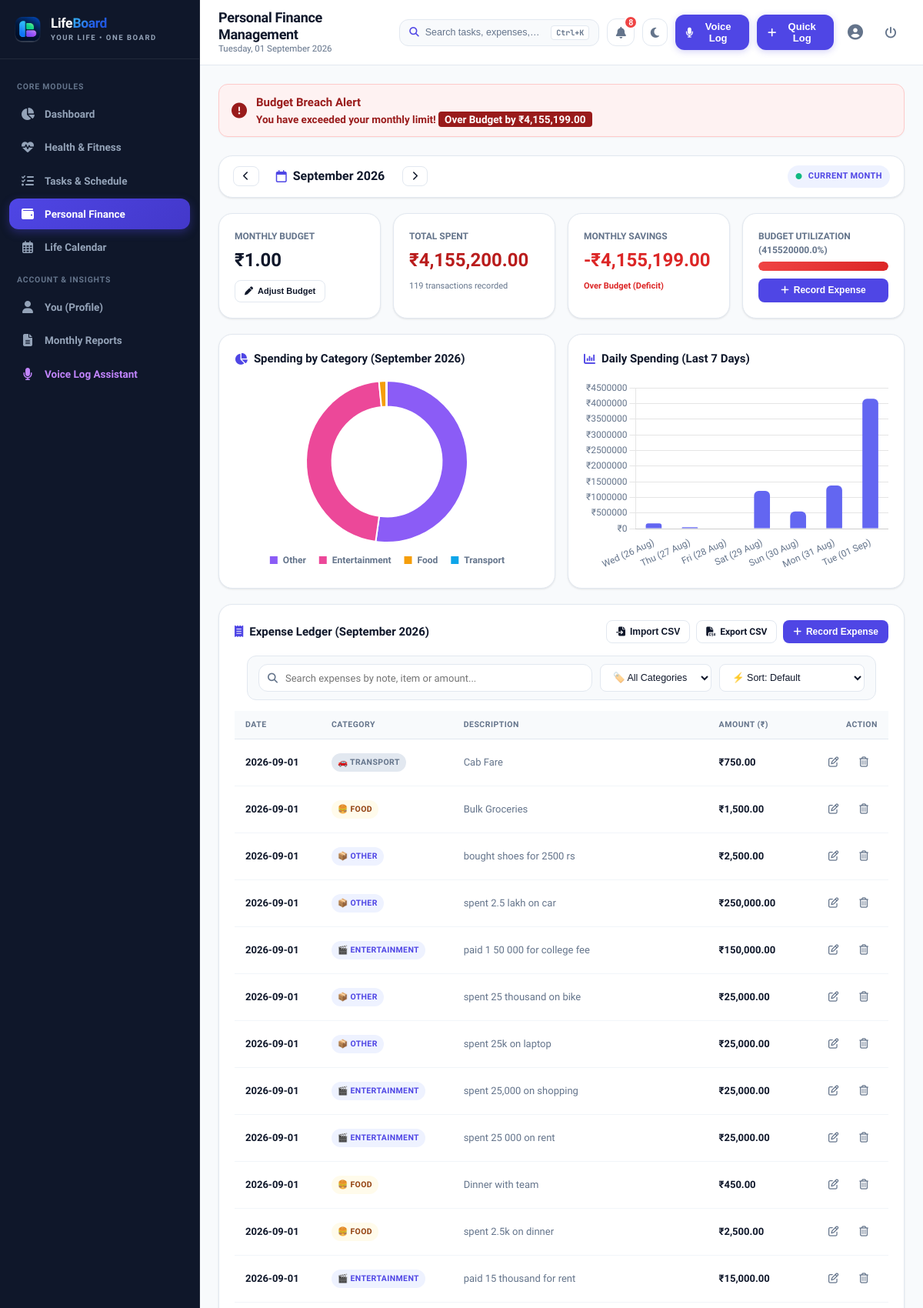
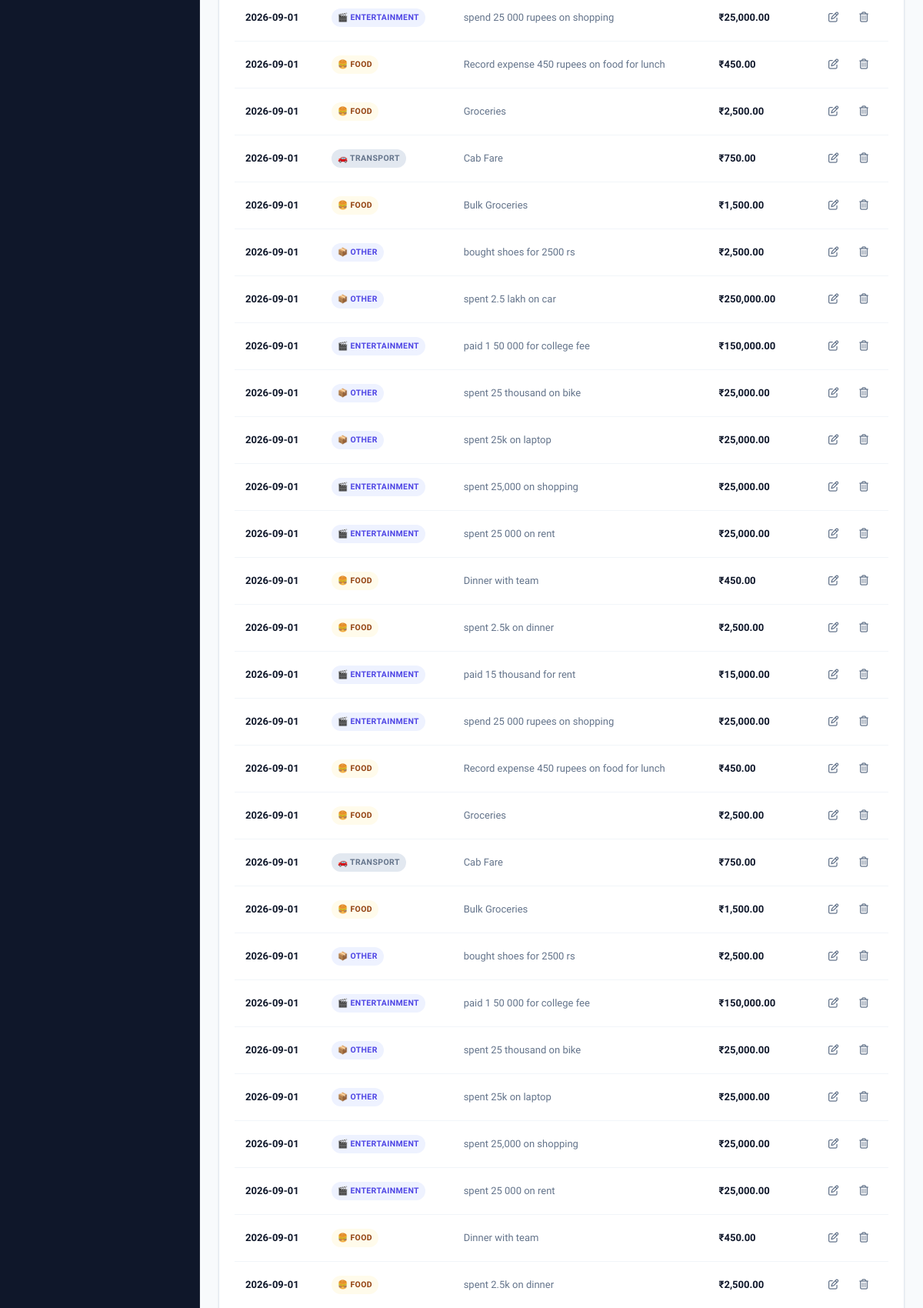
Page /finance (signed in, upper part) on the committed database (2 pictures, top to bottom).
### tables this page shows
CREATE TABLE budget (
        budget_id INTEGER PRIMARY KEY AUTOINCREMENT,
        user_id INTEGER NOT NULL,
        category VARCHAR(50) DEFAULT 'Overall',
        monthly_limit REAL NOT NULL CHECK (monthly_limit >= 0),
        month INTEGER NOT NULL CHECK (month BETWEEN 1 AND 12),
        year INTEGER NOT NULL,
        created_at DATETIME DEFAULT CURRENT_TIMESTAMP,
        UNIQUE(user_id, month, year, category),
        FOREIGN KEY (user_id) REFERENCES users(user_id) ON DELETE CASCADE
    );

CREATE TABLE expense_log (
        expense_id INTEGER PRIMARY KEY AUTOINCREMENT,
        user_id INTEGER NOT NULL,
        amount REAL NOT NULL CHECK (amount > 0),
        category VARCHAR(50) NOT NULL CHECK (category IN ('Food', 'Transport', 'Health', 'Entertainment', 'Other')),
        description TEXT,
        expense_date DATE NOT NULL,
        created_at DATETIME DEFAULT CURRENT_TIMESTAMP,
        FOREIGN KEY (user_id) REFERENCES users(user_id) ON DELETE CASCADE
    );

### app.py (the view)
@app.route('/finance')
@login_required
def finance():
    user_id = session['user_id']
    today = date.today()
    try:
        month = int(request.args.get('month', today.month))
        year = int(request.args.get('year', today.year))
        if month < 1 or month > 12:
            month = today.month
        if year < 2000 or year > 2100:
            year = today.year
    except ValueError:
        month = today.month
        year = today.year
    if month == 1:
        prev_month = 12
        prev_year = year - 1
    else:
        prev_month = month - 1
        prev_year = year
    if month == 12:
        next_month = 1
        next_year = year + 1
    else:
        next_month = month + 1
        next_year = year
    is_current_month = (month == today.month and year == today.year)
    selected_date = datetime(year, month, 1)
    month_name = selected_date.strftime('%B %Y')
    fin_summary = models.get_financial_summary(user_id, month, year)
    expenses = models.get_user_expenses(user_id, month, year, limit=100)
    category_chart = models.get_category_spending_chart_data(user_id, month, year)
    daily_chart = models.get_7day_spending_chart_data(user_id)
    return render_template('finance/index.html',
                           summary=fin_summary,
                           expenses=expenses,
                           category_chart=category_chart,
                           daily_chart=daily_chart,
                           categories=models.EXPENSE_CATEGORIES,
                           selected_month=month,
                           selected_year=year,
                           month_name=month_name,
                           prev_month=prev_month,
                           prev_year=prev_year,
                           next_month=next_month,
                           next_year=next_year,
                           is_current_month=is_current_month,
                           current_month=today.month,
                           current_year=today.year,
                           today_str=today.strftime('%Y-%m-%d'))

### app.py (called while the page is built)
def login_required(f):
    @wraps(f)
    def decorated_function(*args, **kwargs):
        if 'user_id' not in session:
            flash('Please log in to access this page.', 'warning')
            return redirect(url_for('login', next=request.path))
        return f(*args, **kwargs)
    return decorated_function

@app.after_request
def add_security_headers(response):
    response.headers['Cache-Control'] = 'no-cache, no-store, must-revalidate, max-age=0'
    response.headers['Pragma'] = 'no-cache'
    response.headers['Expires'] = '0'
    return response

@app.context_processor
def inject_global_variables():
    current_user = None
    notifications = []
    if 'user_id' in session:
        current_user = models.get_user_by_id(session['user_id'])
        notifications = models.get_user_notifications(session['user_id'])
    return {
        'current_user': current_user,
        'notifications': notifications,
        'unread_notifications_count': len(notifications),
        'today_date': date.today().strftime('%A, %d %B %Y'),
        'current_year': date.today().year,
        'current_month': date.today().month,
        'now': datetime.now()
    }

### database.py (called while the page is built)
def get_db():
    conn = sqlite3.connect(DB_PATH)
    conn.row_factory = sqlite3.Row
    conn.execute("PRAGMA foreign_keys = ON;")
    return conn

### models.py (called while the page is built, shortened)
def get_user_by_id(user_id: int):
    conn = get_db()
    cursor = conn.cursor()
    cursor.execute("SELECT * FROM users WHERE user_id = ?", (user_id,))
    user = cursor.fetchone()
    conn.close()
    return user

def get_user_expenses(user_id: int, month: int = None, year: int = None, limit: int = 100):
    conn = get_db()
    cursor = conn.cursor()
    if month and year:
        month_str = f"{year:04d}-{month:02d}%"
        cursor.execute("""
        SELECT * FROM expense_log
        WHERE user_id = ? AND expense_date LIKE ?
        ORDER BY expense_date DESC, created_at DESC
        LIMIT ?
        """, (user_id, month_str, limit))
    expenses = cursor.fetchall()
    conn.close()
    return expenses

### templates/finance/index.html (shortened to what this page needs)
{% extends "base.html" %}
{% block page_title %}Personal Finance Management{% endblock %}
{% block content %}
{% if summary.is_over_budget %}
<div class="alert alert-danger" style="margin-bottom: 24px;">
  <div style="display: flex; align-items: center; gap: 12px;">
    <i class="fa-solid fa-circle-exclamation" style="font-size: 20px;"></i>
    <div>
      <div style="font-weight: 700; font-size: 15px;">Budget Breach Alert</div>
      <div>You have exceeded your monthly limit! <strong style="color: #ffffff; background: #991b1b; padding: 2px 8px; border-radius: 4px;">Over Budget by ₹{{ "{:,.2f}".format(summary.over_budget_amount) }}</strong></div>
    </div>
  </div>
</div>
{% endif %}
<div class="card" style="margin-bottom: 20px; padding: 12px 18px; display: flex; align-items: center; justify-content: space-between; flex-wrap: wrap; gap: 12px;">
  <div style="display: flex; align-items: center; gap: 8px;">
    <a href="{{ url_for('finance', month=prev_month, year=prev_year) }}" class="btn btn-secondary btn-sm" title="Previous Month">
      <i class="fa-solid fa-chevron-left"></i>
    </a>
    <div style="font-size: 16px; font-weight: 800; color: var(--text-main); display: flex; align-items: center; gap: 8px; min-width: 170px; justify-content: center;">
      <i class="fa-regular fa-calendar" style="color: var(--primary);"></i>
      <span>{{ month_name }}</span>
    </div>
    <a href="{{ url_for('finance', month=next_month, year=next_year) }}" class="btn btn-secondary btn-sm" title="Next Month">
      <i class="fa-solid fa-chevron-right"></i>
    </a>
  </div>
  <div style="display: flex; align-items: center; gap: 8px;">
    {% if not is_current_month %}
      <a href="{{ url_for('finance') }}" class="btn btn-primary btn-sm" style="font-size: 11.5px;">
        <i class="fa-solid fa-rotate-left"></i> Back to Current Month
      </a>
    {% else %}
      <span class="badge badge-primary" style="font-size: 11px; padding: 6px 10px;">
        <i class="fa-solid fa-circle" style="font-size: 8px; margin-right: 4px; color: var(--success);"></i> Current Month
      </span>
    {% endif %}
  </div>
</div>
<div class="grid-4">
  <div class="card">
    <div style="font-size: 12px; font-weight: 700; color: var(--text-muted); text-transform: uppercase; margin-bottom: 4px;">Monthly Budget</div>
    <div style="font-size: 24px; font-weight: 800; color: var(--text-main);">₹{{ "{:,.2f}".format(summary.budget) }}</div>
    <button class="btn btn-secondary btn-sm" style="margin-top: 8px; font-size: 11px;" onclick="openModal('setBudgetModal')">
      <i class="fa-solid fa-pen"></i> Adjust Budget
    </button>
  </div>
  <div class="card">
    <div style="font-size: 12px; font-weight: 700; color: var(--text-muted); text-transform: uppercase; margin-bottom: 4px;">Total Spent</div>
    <div style="font-size: 24px; font-weight: 800; color: #b91c1c;">₹{{ "{:,.2f}".format(summary.spent) }}</div>
    <div style="font-size: 11px; color: var(--text-muted); margin-top: 8px;">{{ summary.expense_count }} transactions recorded</div>
  </div>
  <div class="card">
    <div style="font-size: 12px; font-weight: 700; color: var(--text-muted); text-transform: uppercase; margin-bottom: 4px;">Monthly Savings</div>
    {% if summary.is_over_budget %}
      <div style="font-size: 24px; font-weight: 800; color: #dc2626;">-₹{{ "{:,.2f}".format(summary.over_budget_amount) }}</div>
      <div style="font-size: 11px; color: #dc2626; font-weight: 600; margin-top: 8px;">Over Budget (Deficit)</div>
    {% else %}
      <div style="font-size: 24px; font-weight: 800; color: #15803d;">₹{{ "{:,.2f}".format(summary.savings) }}</div>
      <div style="font-size: 11px; color: #15803d; font-weight: 600; margin-top: 8px;">Savings Buffer Remaining</div>
    {% endif %}
  </div>
  <div class="card" style="display: flex; flex-direction: column; justify-content: center;">
    <div style="font-size: 12px; font-weight: 700; color: var(--text-muted); text-transform: uppercase; margin-bottom: 6px;">Budget Utilization ({{ summary.actual_percent }}%)</div>
    <div class="progress-bar-container" style="height: 12px;">
      <div class="progress-bar-fill {{ summary.progress_class }}" style="width: {{ summary.percent_spent }}%;"></div>
    </div>
    <button class="btn btn-primary btn-sm" style="margin-top: 10px;" onclick="openModal('logExpenseModal')">
      <i class="fa-solid fa-plus"></i> Record Expense
    </button>
  </div>
</div>
<div class="grid-2">
  <div class="card">
    <div class="card-header">
      <h3 class="card-title">
        <i class="fa-solid fa-chart-pie"></i>
        <span>Spending by Category ({{ month_name }})</span>
      </h3>
    </div>
    <div style="height: 250px;">
      <canvas id="financeCategoryChart"></canvas>
    </div>
  </div>
  <div class="card">
    <div class="card-header">
      <h3 class="card-title">
        <i class="fa-solid fa-chart-column"></i>
        <span>Daily Spending (Last 7 Days)</span>
      </h3>
    </div>
    <div style="height: 250px;">
      <canvas id="financeDailyChart"></canvas>
    </div>
  </div>
</div>
<div class="card">
  <div class="card-header">
    <h3 class="card-title">
      <i class="fa-solid fa-receipt"></i>
      <span>Expense Ledger ({{ month_name }})</span>
    </h3>
    <div style="display: flex; gap: 8px; flex-wrap: wrap;">
      <button class="btn btn-secondary btn-sm" onclick="openModal('importExpenseCsvModal')" title="Import Expenses from CSV">
        <i class="fa-solid fa-file-import"></i> Import CSV
      </button>
      <a href="{{ url_for('export_csv', module_name='finance') }}" class="btn btn-secondary btn-sm" title="Export Expenses to CSV">
        <i class="fa-solid fa-file-csv"></i> Export CSV
      </a>
      <button class="btn btn-primary btn-sm" onclick="openModal('logExpenseModal')">
        <i class="fa-solid fa-plus"></i> Record Expense
      </button>
    </div>
  </div>
  {% if expenses %}
  <div class="filter-toolbar" style="margin: 0 16px 14px 16px;">
    <div class="search-box">
      <input type="text" id="expenseSearchInput" class="form-control" placeholder="Search expenses by note, item or amount...">
    </div>
    <select id="expenseCategoryFilter" class="filter-select">
      <option value="all">🏷️ All Categories</option>
    </select>
    <select id="expenseSortSelect" class="sort-select">
      <option value="default">⚡ Sort: Default</option>
    </select>
  </div>
  <div class="table-responsive desktop-only-table">
    <table class="table-custom">
      <thead>
        <tr>
          <th>Date</th>
          <th>Category</th>
          <th>Description</th>
          <th>Amount (₹)</th>
          <th style="text-align: right;">Action</th>
        </tr>
      </thead>
      <tbody id="expenseTableBody">
        {% for exp in expenses %}
        <tr data-category="{{ exp.category }}" data-amount="{{ exp.amount }}" data-date="{{ exp.expense_date }}">
          <td style="font-weight: 600; white-space: nowrap;">{{ exp.expense_date }}</td>
          <td>
            <span class="badge {% if exp.category == 'Food' %}badge-warning{% elif exp.category == 'Transport' %}badge-secondary{% elif exp.category == 'Health' %}badge-success{% else %}badge-primary{% endif %}">
              {% if exp.category == 'Food' %}🍔 Food
              {% elif exp.category == 'Transport' %}🚗 Transport
              {% elif exp.category == 'Health' %}💊 Health
              {% elif exp.category == 'Entertainment' %}🎬 Entertainment
              {% else %}📦 Other
              {% endif %}
            </span>
          </td>
          <td style="color: var(--text-muted);">{{ exp.description or '—' }}</td>
          <td style="font-weight: 800; color: var(--text-main);">₹{{ "{:,.2f}".format(exp.amount) }}</td>
          <td style="text-align: right; white-space: nowrap;">
            <button type="button" class="btn-icon" title="Edit Expense" onclick="openEditExpenseModal({{ exp.expense_id }}, '{{ exp.amount }}', '{{ exp.category }}', '{{ (exp.description or '') | escape }}', '{{ exp.expense_date }}')">
              <i class="fa-regular fa-pen-to-square"></i>
            </button>
            <form action="{{ url_for('delete_expense_route', expense_id=exp.expense_id) }}" method="POST" style="display: inline;" data-confirm="Delete this expense record?">
              <button type="submit" class="btn-icon danger" title="Delete Expense">
                <i class="fa-regular fa-trash-can"></i>
              </button>
            </form>
          </td>
        </tr>
        {% endfor %}
      </tbody>
    </table>
  </div>
  {% else %}
  <div style="text-align: center; padding: 36px; color: var(--text-muted);">
    <i class="fa-solid fa-wallet" style="font-size: 32px; color: var(--primary); margin-bottom: 8px;"></i>
    <p>No expenses logged for this month. Track all your daily expenditures effortlessly!</p>
  </div>
  {% endif %}
</div>
{% endblock %}
{% block scripts %}
<script>
  const pieCategories = {{ category_chart.categories | tojson }};
  const pieAmounts = {{ category_chart.amounts | tojson }};
  initFinancePieChart('financeCategoryChart', pieCategories, pieAmounts);
  const dailyLabels = {{ daily_chart.labels | tojson }};
  const dailyAmounts = {{ daily_chart.amounts | tojson }};
  initDailySpendingChart('financeDailyChart', dailyLabels, dailyAmounts);
  document.addEventListener('DOMContentLoaded', function() {
    applyLiveFilter({
      searchInputId: 'expenseSearchInput',
      filterSelectId: 'expenseCategoryFilter',
      sortSelectId: 'expenseSortSelect',
      tableBodyId: 'expenseTableBody',
      cardListClass: '#expenseCardList'
    });
  });
</script>
{% endblock %}

### rows in the picture
budget: budget "1.00"
expense_log: expense_date "2026-09-01", category "🚗 TRANSPORT", description "Cab Fare", amount "750.00"
expense_log: expense_date "2026-09-01", category "🍔 FOOD", description "Bulk Groceries", amount "1,500.00"
expense_log: expense_date "2026-09-01", category "📦 OTHER", description "bought shoes for 2500 rs", amount "2,500.00"
expense_log: expense_date "2026-09-01", category "📦 OTHER", description "spent 2.5 lakh on car", amount "250,000.00"
expense_log: expense_date "2026-09-01", category "🎬 ENTERTAINMENT", description "paid 1 50 000 for college fee", amount "150,000.00"
expense_log: expense_date "2026-09-01", category "📦 OTHER", description "spent 25 thousand on bike", amount "25,000.00"
expense_log: expense_date "2026-09-01", category "📦 OTHER", description "spent 25k on laptop", amount "25,000.00"
expense_log: expense_date "2026-09-01", category "🎬 ENTERTAINMENT", description "spent 25,000 on shopping", amount "25,000.00"
expense_log: expense_date "2026-09-01", category "🎬 ENTERTAINMENT", description "spent 25 000 on rent", amount "25,000.00"
expense_log: expense_date "2026-09-01", category "🍔 FOOD", description "Dinner with team", amount "450.00"
expense_log: expense_date "2026-09-01", category "🍔 FOOD", description "spent 2.5k on dinner", amount "2,500.00"
expense_log: expense_date "2026-09-01", category "🎬 ENTERTAINMENT", description "paid 15 thousand for rent", amount "15,000.00"
expense_log: expense_date "2026-09-01", category "🎬 ENTERTAINMENT", description "spend 25 000 rupees on shopping", amount "25,000.00"
expense_log: expense_date "2026-09-01", category "🍔 FOOD", description "Record expense 450 rupees on food for lunch", amount "450.00"
expense_log: expense_date "2026-09-01", category "🍔 FOOD", description "Groceries", amount "2,500.00"
expense_log: expense_date "2026-09-01", category "🚗 TRANSPORT", description "Cab Fare", amount "750.00"
expense_log: expense_date "2026-09-01", category "🍔 FOOD", description "Bulk Groceries", amount "1,500.00"
expense_log: expense_date "2026-09-01", category "📦 OTHER", description "bought shoes for 2500 rs", amount "2,500.00"
expense_log: expense_date "2026-09-01", category "📦 OTHER", description "spent 2.5 lakh on car", amount "250,000.00"
expense_log: expense_date "2026-09-01", category "🎬 ENTERTAINMENT", description "paid 1 50 000 for college fee", amount "150,000.00"
expense_log: expense_date "2026-09-01", category "📦 OTHER", description "spent 25 thousand on bike", amount "25,000.00"
expense_log: expense_date "2026-09-01", category "📦 OTHER", description "spent 25k on laptop", amount "25,000.00"
expense_log: expense_date "2026-09-01", category "🎬 ENTERTAINMENT", description "spent 25,000 on shopping", amount "25,000.00"
expense_log: expense_date "2026-09-01", category "🎬 ENTERTAINMENT", description "spent 25 000 on rent", amount "25,000.00"
expense_log: expense_date "2026-09-01", category "🍔 FOOD", description "Dinner with team", amount "450.00"
expense_log: expense_date "2026-09-01", category "🍔 FOOD", description "spent 2.5k on dinner", amount "2,500.00"
expense_log: expense_date "2026-09-01", category "🎬 ENTERTAINMENT", description "paid 15 thousand for rent", amount "15,000.00"
expense_log: expense_date "2026-09-01", category "🎬 ENTERTAINMENT", description "spend 25 000 rupees on shopping", amount "25,000.00"
expense_log: expense_date "2026-09-01", category "🍔 FOOD", description "Record expense 450 rupees on food for lunch", amount "450.00"
expense_log: expense_date "2026-09-01", category "🍔 FOOD", description "Groceries", amount "2,500.00"
expense_log: expense_date "2026-09-01", category "🚗 TRANSPORT", description "Cab Fare", amount "750.00"
expense_log: expense_date "2026-09-01", category "🍔 FOOD", description "Bulk Groceries", amount "1,500.00"
expense_log: expense_date "2026-09-01", category "📦 OTHER", description "bought shoes for 2500 rs", amount "2,500.00"
expense_log: expense_date "2026-09-01", category "🎬 ENTERTAINMENT", description "paid 1 50 000 for college fee", amount "150,000.00"
expense_log: expense_date "2026-09-01", category "📦 OTHER", description "spent 25 thousand on bike", amount "25,000.00"
expense_log: expense_date "2026-09-01", category "📦 OTHER", description "spent 25k on laptop", amount "25,000.00"
expense_log: expense_date "2026-09-01", category "🎬 ENTERTAINMENT", description "spent 25,000 on shopping", amount "25,000.00"
expense_log: expense_date "2026-09-01", category "🎬 ENTERTAINMENT", description "spent 25 000 on rent", amount "25,000.00"
expense_log: expense_date "2026-09-01", category "🍔 FOOD", description "Dinner with team", amount "450.00"
expense_log: expense_date "2026-09-01", category "🍔 FOOD", description "spent 2.5k on dinner", amount "2,500.00"

### other values in the picture
{{ unread_notifications_count }} "8"
{{ "{:,.2f}".format(summary.over_budget_amount) }} "4,155,199.00"
{{ month_name }} "September 2026"
{{ "{:,.2f}".format(summary.spent) }} "4,155,200.00"
{{ summary.expense_count }} "119"
{{ summary.actual_percent }} "415520000.0"
chart data {{ category_chart.categories | tojson }} ["Other", "Entertainment", "Food", "Transport"]
chart data {{ category_chart.amounts | tojson }} [2170000.0, 1920000.0, 59200.0, 6000.0]
chart data {{ daily_chart.amounts | tojson }} [163750.0, 45900.0, 0.0, 1205636.0, 550800.0, 1378550.0, 4155200.0]
